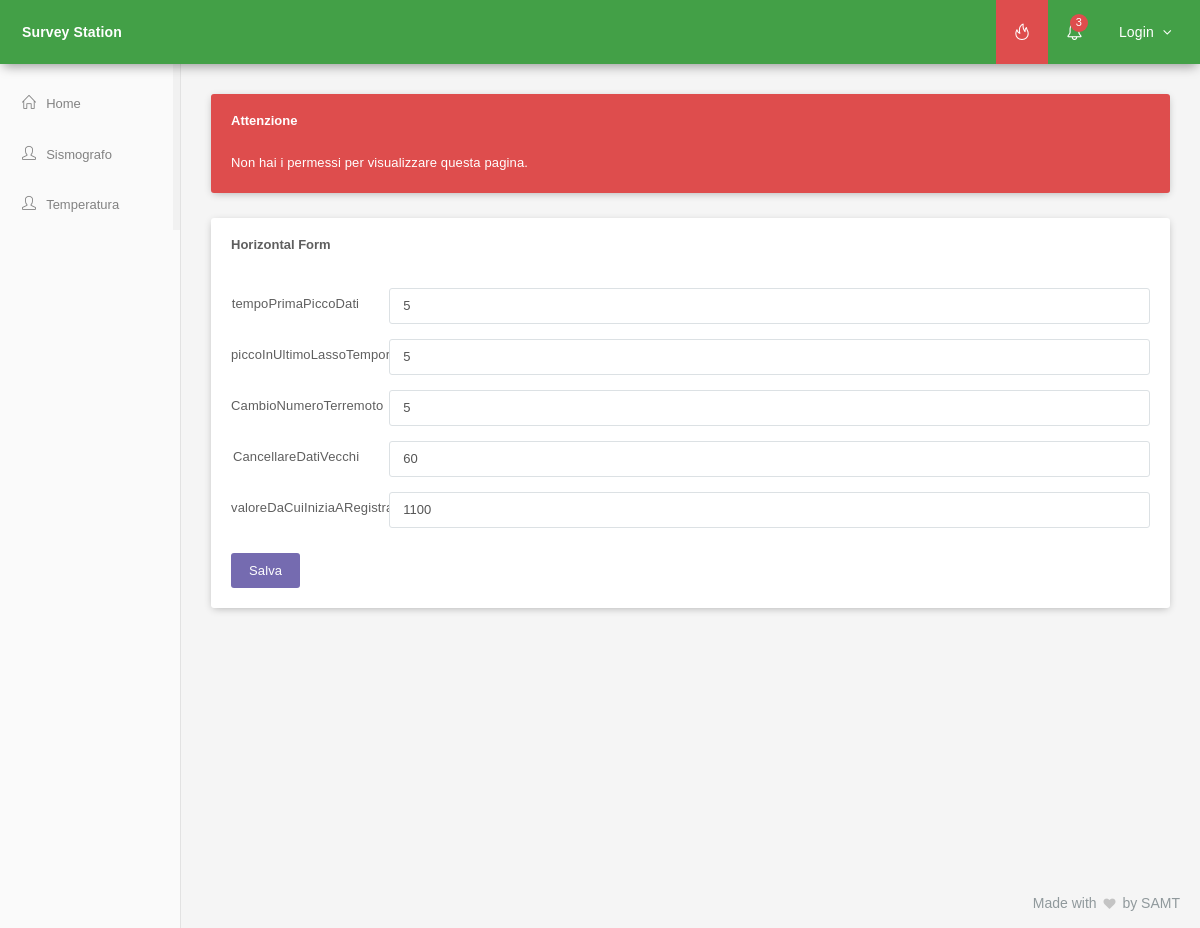
Screenshot of /Sito/admin/index.php with the database file from the repository.
### tables this page shows
create table configurazione(
  `ID` int(11) AUTO_INCREMENT not null,
  `Parametro` varchar(60) NOT NULL,
  `Valore` varchar(60) NOT NULL,
  PRIMARY KEY (`ID`)
);

### Sito/admin/index.php (the view, shortened to what this page needs)
<?php
require "../inc/config.php";
?>
<!DOCTYPE html>
<html lang="en">
<head>
	<?php
	$globals['page'] = 'Admin';
	require "../inc/head.php"; ?>
	<head>
		<body class="compact-menu">
			<main class="page-content content-wrap">
				<?php require "../inc/menu.php"; ?>
				<?php require "../inc/sidebar.php"; ?>
				<div class="page-inner">
					<div id="main-wrapper">
						<div class="row">
							<div class="col-lg-12 col-md-12 col-sm-12 col-xs-12">
								<div class="panel panel-red">
									<div class="panel-heading">
										<h3 class="panel-title">Attenzione</h3>
									</div>
									<div class="panel-body">
										Non hai i permessi per visualizzare questa pagina.
									</div>
								</div>
							</div>
						</div>
						<div class="row">
							<div class="col-lg-12 col-md-12 col-sm-12 col-xs-12">
								<div class="panel panel-white">
									<div class="panel-heading clearfix">
										<h4 class="panel-title">Horizontal Form</h4>
									</div>
									<div class="panel-body">
										<form class="form-horizontal m-t-xs" action="" method="post">
											<?php
											$result = $mysql_con->query('SELECT * from configurazione');
											$rows = array();
											while ($r = $result->fetch_array(MYSQLI_ASSOC)) {
												$rows[] = $r;
											}
											for($i=0; $i<count($rows); $i++){
												echo '<div class="form-group">
												<label for="input-Default" class="col-sm-2 control-label">'.$rows[$i]["Parametro"].'</label>
												<div class="col-sm-10">
												<input type="text" class="form-control" name="'.$rows[$i]["ID"].'" value="'.$rows[$i]["Valore"].'"/>
												</div>
												</div>';
											}
											?>
											<button type="submit" class="btn btn-primary m-t-xs m-b-xs">Salva</button>
										</form>
									</div>
								</div>
							</div>
						</div>
					</div>
					<?php require "../inc/foot.php"; ?>
				</div>
			</main>
		</body>

### Sito/inc/head.php (shortened to what this page needs)
<link href="/surveystation/assets/plugins/pace-master/themes/blue/pace-theme-flash.css" rel="stylesheet"/>
<link href="/surveystation/assets/plugins/uniform/css/default.css" rel="stylesheet"/>
<link href="/surveystation/assets/plugins/bootstrap/css/bootstrap.min.css" rel="stylesheet" type="text/css"/>
<link href="/surveystation/assets/plugins/fontawesome/css/font-awesome.css" rel="stylesheet" type="text/css"/>
<link href="/surveystation/assets/plugins/line-icons/simple-line-icons.css" rel="stylesheet" type="text/css"/>
<link href="/surveystation/assets/plugins/offcanvasmenueffects/css/menu_cornerbox.css" rel="stylesheet" type="text/css"/>
<link href="/surveystation/assets/plugins/waves/waves.min.css" rel="stylesheet" type="text/css"/>
<link href="/surveystation/assets/plugins/switchery/switchery.min.css" rel="stylesheet" type="text/css"/>
<link href="/surveystation/assets/plugins/3d-bold-navigation/css/style.css" rel="stylesheet" type="text/css"/>
<link href="/surveystation/assets/plugins/slidepushmenus/css/component.css" rel="stylesheet" type="text/css"/>
<link href="/surveystation/assets/plugins/weather-icons-master/css/weather-icons.min.css" rel="stylesheet" type="text/css"/>
<link href="/surveystation/assets/plugins/toastr/toastr.min.css" rel="stylesheet" type="text/css"/>
<link href="/surveystation/assets/css/meteor.min.css" rel="stylesheet" type="text/css"/>
<link href="/surveystation/assets/css/layers/material-layer-green.css" class="theme-color" rel="stylesheet" type="text/css"/>
<link href="/surveystation/assets/css/animate.css" rel="stylesheet" type="text/css"/>
<link href="/surveystation/assets/css/custom.css" rel="stylesheet" type="text/css"/>

### Sito/inc/menu.php (shortened to what this page needs)
<div class="navbar">
    <div class="navbar-inner">
        <div class="logo-box">
            <a href="/surveystation/index.php" class="logo-text"><span>Survey Station</span></a>
        </div>
        <div class="topmenu-outer">
            <div class="top-menu">
                <ul class="nav navbar-nav navbar-right">
                    <li><a id="btn-n" class="dropdown-toggle btn-danger" data-toggle="dropdown"><i class="icon-fire"></i></a></li>
                    <li class="dropdown">
                        <a href="#" class="dropdown-toggle" data-toggle="dropdown"><i class="icon-bell"></i><span class="badge badge-danger pull-right">3</span></a>
                    </li>
                    <li class="dropdown">
                        <a href="#" class="dropdown-toggle" data-toggle="dropdown">
                            <span class="user-name">
                              <?php
                                if($_SESSION['email'] != null){
                                  echo "<i class='fa fa-user'></i>";
                                }
                                else{
                                  echo "Login";
                                }
                              ?>
                              <i class="fa fa-angle-down"></i>
                            </span>
                        </a>
                    </li>
                </ul>
            </div>
        </div>
    </div>
</div>

### Sito/inc/sidebar.php (shortened to what this page needs)
<div class="page-sidebar sidebar">
    <div class="page-sidebar-inner slimscroll">
        <ul class="menu accordion-menu">
            <li class="<?php if($globals['page'] == 'Home') echo 'active'; ?>"><a href="/surveystation/" class="waves-effect waves-button"><span class="menu-icon icon-home"></span><p>Home</p></a></li>
            <li class="<?php if($globals['page'] == 'Shake') echo 'active'; ?>"><a href="/surveystation/shake" class="waves-effect waves-button"><span class="menu-icon icon-user"></span><p>Sismografo</p><?php if($globals['page'] == 'shake') echo '<span class="active-page"></span>'; ?></a></li>
            <li class="<?php if($globals['page'] == 'Temperatura') echo 'active'; ?>"><a href="profile.html" class="waves-effect waves-button"><span class="menu-icon icon-user"></span><p>Temperatura</p><?php if($globals['page'] == 'temp') echo '<span class="active-page"></span>'; ?></a></li>
        </ul>
    </div>
</div>

### Sito/inc/foot.php
<div class="page-footer">
    <p class="no-s">Made with <i class="fa fa-heart"></i> by SAMT</p>
</div>

### Sito/assets/css/layers/material-layer-green.css (style rules this page uses)
body { background: #ccc; }
.page-content { background: #fafafa; }
.navbar { height: 64px; box-shadow: 0 5px 11px -3px rgba(0, 0, 0, 0.4); }
.navbar-inner { background: #43A047; }
.navbar .logo-box { background: #43A047; width: 180px; height: 64px; }
.navbar .logo-box a { color: #fff; }
.navbar .logo-box .logo-text { line-height: 64px; padding-left: 22px; padding-right: 22px; font-weight: bold; }
.topmenu-outer { background: #43A047; height: 64px; margin-left: 180px; }
.top-menu .navbar-nav > li > a { color: #fff; padding: 0 18px; }
.sidebar { background: #fafafa; }
.menu { background: #fafafa; }
.menu.accordion-menu { width: 180px; }
.menu.accordion-menu a { color: #828282; padding-left: 22px; padding-right: 22px; }
.menu.accordion-menu a p { font-size: 13px; }
.menu.accordion-menu > li > a.waves-button, .menu.accordion-menu > li > a.waves-circle { -webkit-mask-image: none; }
.top-menu .navbar-nav > li > a > .badge { top: 14px; right: 13px; }
.top-menu .navbar-nav > li > a > .user-name { line-height: 64px; }
.page-sidebar { width: 180px; }
.page-sidebar .page-sidebar-inner { padding-top: 15px; }
.page-footer { background: #F5F5F5; }
.page-footer p { color: #90999c; text-align: right; }
.page-footer p i { color: #c4c4c4; }
.top-menu .navbar-nav > li > a > i { line-height: 64px; }
.page-inner { border-left: 1px solid #E2E2E2; }
#main-wrapper { margin: 30px; }
.panel { box-shadow: 0 2px 8px -2px rgba(0,0,0,0.3); border: 0; }
.navbar, .top-menu .navbar-nav>li, .topmenu-outer { height: 64px; }

### rows the page displays
configurazione: Parametro "tempoPrimaPiccoDati", Valore "5"
configurazione: Parametro "piccoInUltimoLassoTemporale", Valore "5"
configurazione: Parametro "CambioNumeroTerremoto", Valore "5"
configurazione: Parametro "CancellareDatiVecchi", Valore "60"
configurazione: Parametro "valoreDaCuiIniziaARegistrareDati", Valore "1100"
